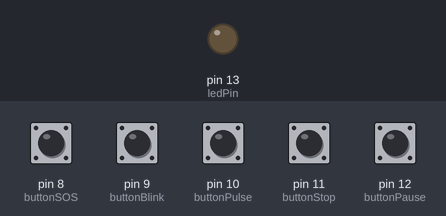
The sketch below on a simulated Arduino Uno, built with avr-gcc and run on an emulated ATmega328P. On the bench: output pins drawn as LEDs (lit = HIGH). Dashed ring = blinking. Inputs (shaded band) come from the test bench; at power-on: pin 8 (buttonSOS), pin 9 (buttonBlink), pin 10 (buttonPulse), pin 11 (buttonStop), pin 12 (buttonPause) HIGH.

Above: at 1.2 s.
1.3 s: pin 8 (buttonSOS) pulled LOW for 0.15 s
At 1.7 s:
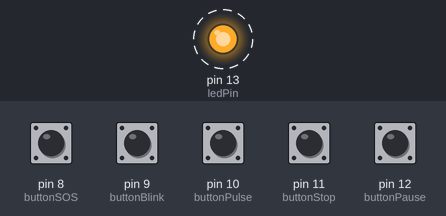
4.4 s: pin 9 (buttonBlink) pulled LOW for 0.15 s
7.5 s: pin 10 (buttonPulse) pulled LOW for 0.15 s
9.3 s: pin 12 (buttonPause) pulled LOW for 0.15 s
At 10.2 s:
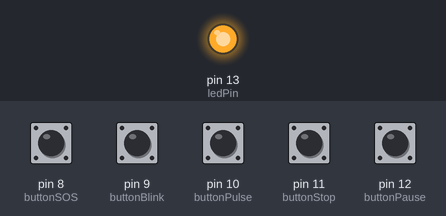
10.9 s: pin 8 (buttonSOS) pulled LOW for 1 s
At 14.7 s:
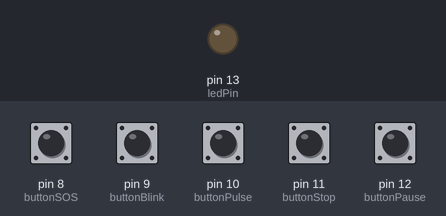
14.9 s: pin 10 (buttonPulse) pulled LOW for 1 s
At 15.7 s:
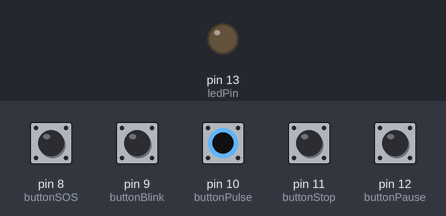
Timing chart, 0 to 17.9 s (numbered marks = the images above; inputs shaded):
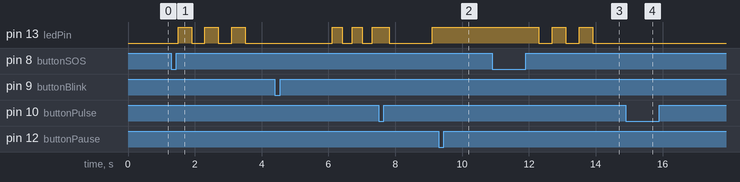

Measured:
- after the input at 1.3 s, pin 13 (ledPin): alternates HIGH for 0.40 s and LOW for 0.40 s, 6 changes in all, then stays LOW, starting after 0.20 s
- after the input at 9.3 s, pin 13 (ledPin): stays HIGH (without the input it goes to LOW after 1.1 s)
- after the input at 10.9 s, pin 13 (ledPin): alternates HIGH for 0.40 s and LOW for 0.40 s, 5 changes in all, then stays LOW, starting after 1.4 s
- after the input at 14.9 s, pin 13 (ledPin): stays LOW (without the input it goes to HIGH after 1.4 s)

The sketch:

IRQ_Enmascarado.ino
```cpp
int ledPin = LED_BUILTIN;

int dotDuration = 400;
int dashDuration = dotDuration * 3;
int letterGap = dotDuration * 5;

int brillo = 0;

int buttonSOS = 8;
int buttonBlink = 9;
int buttonPulse = 10;
int buttonStop = 11;
int buttonPause = 12;

int currentMode = 0;
bool paused = false;
int pausedMode = 0;

int sosStep = 0;
int blinkStep = 0;
int pulseStep = 0;

void setup() {
  pinMode(ledPin, OUTPUT);
  pinMode(buttonSOS, INPUT_PULLUP);
  pinMode(buttonBlink, INPUT_PULLUP);
  pinMode(buttonPulse, INPUT_PULLUP);
  pinMode(buttonStop, INPUT_PULLUP);
  pinMode(buttonPause, INPUT_PULLUP);
}

void checkButtons() {

  if (digitalRead(buttonStop) == LOW) {
    currentMode = 0;
    paused = false;
    sosStep = 0;
    blinkStep = 0;
    pulseStep = 0;
    digitalWrite(ledPin, LOW);
  }

  if (digitalRead(buttonPause) == LOW) {
    if (!paused) {
      paused = true;
      pausedMode = currentMode;
    } else {
      paused = false;
      currentMode = pausedMode;
    }
    delay(250);
  }


  if (digitalRead(buttonSOS) == LOW) {
    if (currentMode == 1) {
      sosStep = 0;
    } else {
      currentMode = 1;
      sosStep = 0;
      blinkStep = 0;
      pulseStep = 0;
    }
    delay(200);
  }

  if (digitalRead(buttonBlink) == LOW) {
    if (currentMode == 2) {
      blinkStep = 0;
    } else {
      currentMode = 2;
      sosStep = 0;
      blinkStep = 0;
      pulseStep = 0;
    }
    delay(200);
  }


  if (digitalRead(buttonPulse) == LOW) {
    if (currentMode == 3) {
      pulseStep = 0;
    } else {
      currentMode = 3;
      sosStep = 0;
      blinkStep = 0;
      pulseStep = 0;
    }
    delay(200);
  }
}

void safeDelay(int t) {
  for (int i = 0; i < t; i += 10) {
    checkButtons();

    if (paused && currentMode == pausedMode) return;
    if (currentMode == 0) return;

    delay(10);
  }
}

void loop() {

  checkButtons();
  if (currentMode == 0) return;
  if (paused && currentMode == pausedMode) return;

  switch(currentMode) {

    case 1:
      switch(sosStep) {
        case 0: digitalWrite(ledPin, HIGH); safeDelay(dotDuration); digitalWrite(ledPin, LOW); safeDelay(dotDuration); sosStep++; break;
        case 1: digitalWrite(ledPin, HIGH); safeDelay(dotDuration); digitalWrite(ledPin, LOW); safeDelay(dotDuration); sosStep++; break;
        case 2: digitalWrite(ledPin, HIGH); safeDelay(dotDuration); digitalWrite(ledPin, LOW); safeDelay(dotDuration); sosStep++; break;
        case 3: safeDelay(letterGap); sosStep++; break;
        case 4: digitalWrite(ledPin, HIGH); safeDelay(dashDuration); digitalWrite(ledPin, LOW); safeDelay(dotDuration); sosStep++; break;
        case 5: digitalWrite(ledPin, HIGH); safeDelay(dashDuration); digitalWrite(ledPin, LOW); safeDelay(dotDuration); sosStep++; break;
        case 6: digitalWrite(ledPin, HIGH); safeDelay(dashDuration); digitalWrite(ledPin, LOW); safeDelay(dotDuration); sosStep++; break;
        case 7: safeDelay(letterGap); sosStep = 0; break;
      }
      break;

    case 2:
      if (blinkStep % 2 == 0) digitalWrite(ledPin, HIGH);
      else digitalWrite(ledPin, LOW);
      safeDelay(300);
      blinkStep++;
      break;

    case 3:
      analogWrite(ledPin, pulseStep);
      pulseStep++;
      if (pulseStep > 255) pulseStep = 0;
      safeDelay(10);
      break;
  }
}
```
